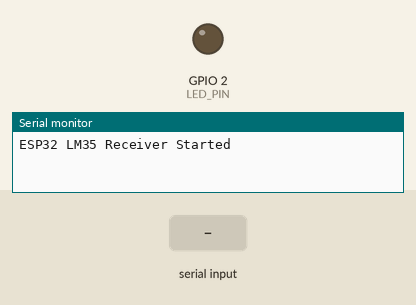
Recording of a sketch running on a simulated ESP32. On the bench: output pins drawn as LEDs (lit = HIGH), the last lines printed to the serial monitor. The test bench sets the inputs (shaded band).

Above: at 1.2 s.
1.3 s: "90,45\n" received over the second serial link
At 1.45 s:
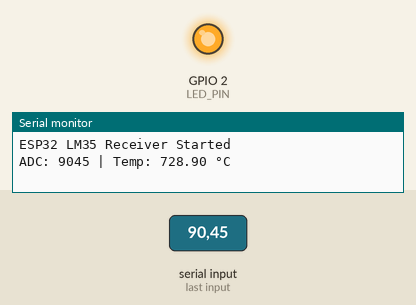
Timing chart, 0 to 4.3 s (numbered marks = the images above; inputs shaded):
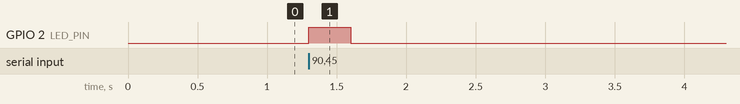

Measured:
- after the input at 1.3 s, GPIO 2 (LED_PIN): LOW → HIGH at once, → LOW 0.30 s later

The sketch:

lcd1.ino
```cpp
#define RX_PIN 16
#define BAUD_RATE 115200
#define LED_PIN 2

void setup() {
  pinMode(LED_PIN, OUTPUT);      // Initialize LED
  Serial.begin(BAUD_RATE);       // Debug serial
  Serial2.begin(BAUD_RATE, SERIAL_8N1, RX_PIN, -1); // UART2 RX only
  Serial.println("ESP32 LM35 Receiver Started");
}

void loop() {
  static String inputString = "";  // Store characters from UART

  while (Serial2.available()) {
    char c = Serial2.read();      // Read one character

    if (c == '\n') {              // End of one ADC value
      int adcValue = inputString.toInt();            // Convert string to integer
      float voltage = (adcValue / 4095.0) * 3.3;    // ADC → Voltage
      float temperature = voltage * 100.0;          // LM35 conversion

      Serial.print("ADC: "); Serial.print(adcValue);
      Serial.print(" | Temp: "); Serial.print(temperature); Serial.println(" °C");

      // Simple 2-case LED control
      if (temperature >= 40.0) {   // Hot temperature
        digitalWrite(LED_PIN, HIGH);
        delay(300);
        digitalWrite(LED_PIN, LOW);
        delay(300);
      } else {                     // Normal temperature
        digitalWrite(LED_PIN, LOW);
      }

      inputString = ""; // Clear string for next reading
    }
    else if (isDigit(c)) {
      inputString += c;  // Add digit to string
    }
  }
}
```
